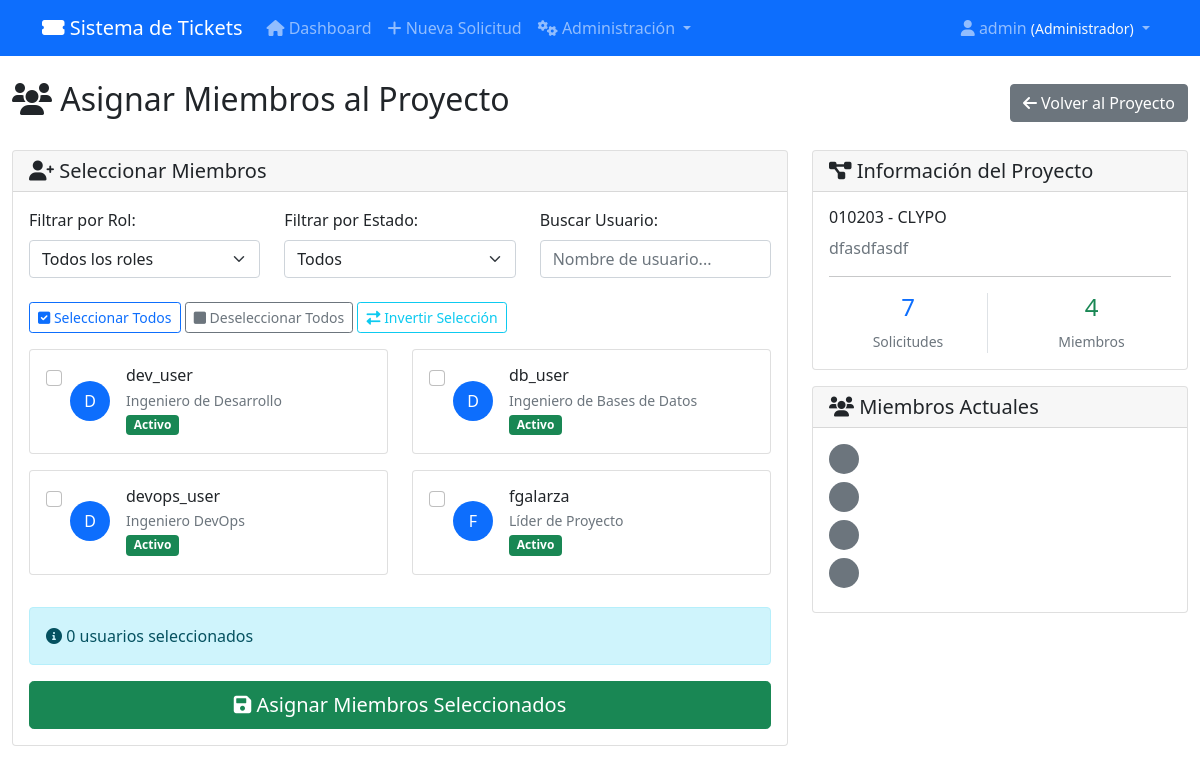
/proyectos/2/miembros/ (signed in), run on an earlier commit of the app's database.
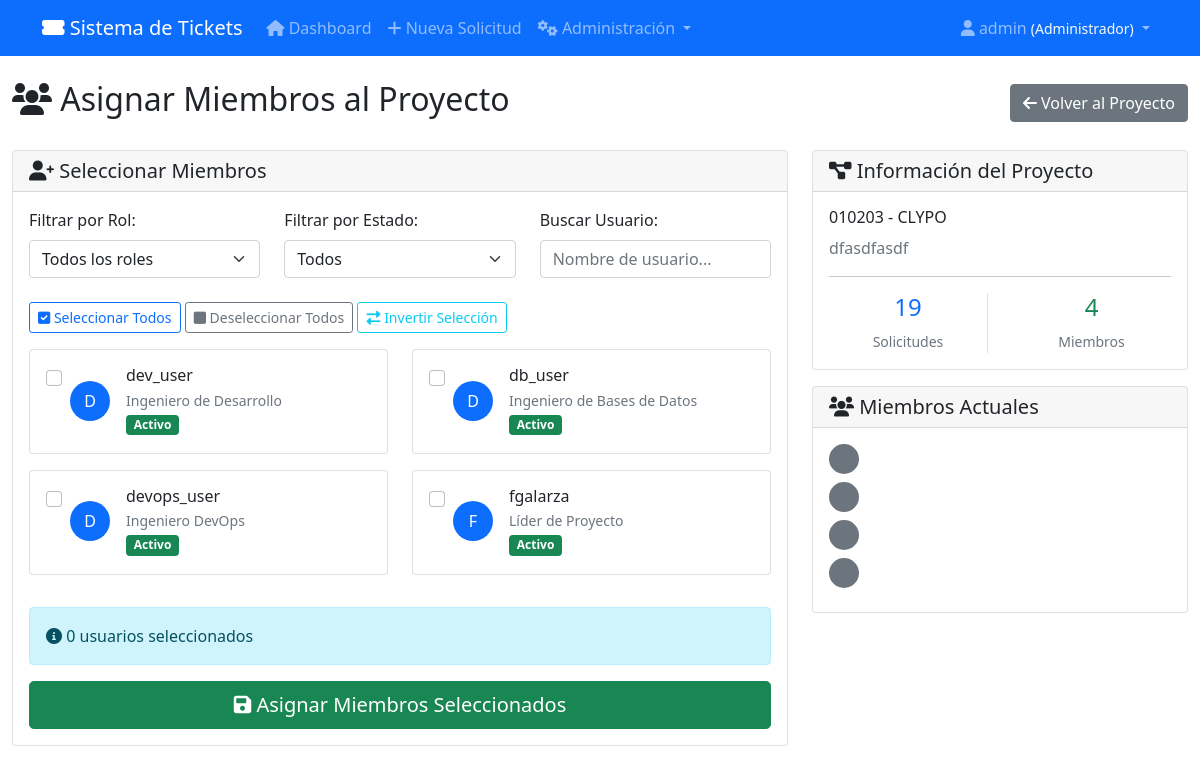
And on a later commit of the database.
### tickets/models.py (models this page shows, shortened)
class Proyecto(models.Model):
    nombre = models.CharField(max_length=100, unique=True, verbose_name="Nombre del Proyecto")
    codigo = models.CharField(max_length=20, unique=True, verbose_name="Código del Proyecto",
                             help_text="Código único para identificar el proyecto (ej: PROJ001)")
    descripcion = models.TextField(blank=True, verbose_name="Descripción")
    cliente = models.CharField(max_length=100, blank=True, verbose_name="Cliente")
    lider_proyecto = models.ForeignKey(User, on_delete=models.SET_NULL, null=True, blank=True,
                                      related_name='proyectos_liderados', verbose_name="Líder del Proyecto")
    base_datos_principal = models.CharField(max_length=100, blank=True, verbose_name="Base de Datos Principal")
    motor_bd = models.CharField(max_length=50, choices=[
        ('mysql', 'MySQL'),
        ('postgresql', 'PostgreSQL'),
        ('sqlserver', 'SQL Server'),
        ('oracle', 'Oracle'),
        ('sqlite', 'SQLite')
    ], default='mysql', verbose_name="Motor de Base de Datos")
    ESTADOS_PROYECTO = [
        ('activo', 'Activo'),
        ('en_pausa', 'En Pausa'),
        ('finalizado', 'Finalizado'),
        ('cancelado', 'Cancelado'),
    ]
    estado = models.CharField(max_length=20, choices=ESTADOS_PROYECTO, default='activo', verbose_name="Estado")
    fecha_inicio = models.DateField(null=True, blank=True, verbose_name="Fecha de Inicio")
    fecha_fin_estimada = models.DateField(null=True, blank=True, verbose_name="Fecha de Fin Estimada")
    fecha_creacion = models.DateTimeField(auto_now_add=True, verbose_name="Fecha de Creación")
    fecha_actualizacion = models.DateTimeField(auto_now=True, verbose_name="Última Actualización")
    configuraciones = models.JSONField(default=dict, blank=True, verbose_name="Configuraciones Adicionales",
                                     help_text="Configuraciones específicas del proyecto en formato JSON")
    activo = models.BooleanField(default=True, verbose_name="Activo")
    class Meta:
        verbose_name = "Proyecto"
        verbose_name_plural = "Proyectos"
        ordering = ['nombre']
    def get_solicitudes_total(self):
        return self.solicitudes.count()

### tickets/views.py (the view)
# urls.py: path('proyectos/<int:pk>/miembros/', views.asignar_miembros_proyecto, name='asignar_miembros_proyecto'),
@login_required
@user_passes_test(es_admin)
def asignar_miembros_proyecto(request, pk):
    proyecto = get_object_or_404(Proyecto, pk=pk)
    if request.method == 'POST':
        form = AsignarMiembrosProyectoForm(request.POST, proyecto=proyecto)
        if form.is_valid():
            for user_profile in UserProfile.objects.all():
                user_profile.proyectos_asignados.remove(proyecto)
            miembros_seleccionados = form.cleaned_data['miembros']
            for user in miembros_seleccionados:
                user.profile.proyectos_asignados.add(proyecto)
            messages.success(request, f'Miembros asignados al proyecto "{proyecto.nombre}" exitosamente.')
            return redirect('detalle_proyecto', pk=proyecto.pk)
    else:
        form = AsignarMiembrosProyectoForm(proyecto=proyecto)
    return render(request, 'tickets/admin/asignar_miembros.html', {
        'form': form,
        'proyecto': proyecto
    })

### tickets/forms.py
class AsignarMiembrosProyectoForm(forms.Form):
    miembros = forms.ModelMultipleChoiceField(
        queryset=User.objects.all(),
        widget=forms.CheckboxSelectMultiple(attrs={'class': 'form-check-input'}),
        required=False,
        label="Miembros del equipo"
    )
    def __init__(self, *args, **kwargs):
        proyecto = kwargs.pop('proyecto', None)
        super().__init__(*args, **kwargs)
        self.fields['miembros'].queryset = User.objects.filter(
            profile__activo=True,
            is_active=True
        ).exclude(profile__role='admin')  # Admin no necesita ser asignado
        if proyecto:
            miembros_actuales = User.objects.filter(profile__proyectos_asignados=proyecto)
            self.fields['miembros'].initial = miembros_actuales

### tickets/views.py (called while the page is built)
def es_admin(user):
    return user.is_authenticated and hasattr(user, 'profile') and user.profile.role == 'admin'

### templates/tickets/admin/asignar_miembros.html (shortened to what the changed rows need)
{% extends 'base.html' %}
{% block content %}
<div class="d-flex justify-content-between align-items-center mb-4">
    <h2><i class="fas fa-users"></i> Asignar Miembros al Proyecto</h2>
</div>
<div class="row">
    <div class="col-md-4">
        <div class="card mb-3">
            <div class="card-body">
                <h6>{{ proyecto.codigo }} - {{ proyecto.nombre }}</h6>
                <p class="text-muted">{{ proyecto.descripcion|default:"Sin descripción" }}</p>
                <hr>
                <div class="row text-center">
                    <div class="col-6">
                        <div class="border-end">
                            <h4 class="text-primary">{{ proyecto.get_solicitudes_total }}</h4>
                            <small class="text-muted">Solicitudes</small>
                        </div>
                    </div>
                    <div class="col-6">
                        <h4 class="text-success">{{ proyecto.miembros_equipo.count }}</h4>
                        <small class="text-muted">Miembros</small>
                    </div>
                </div>
            </div>
        </div>
    </div>
</div>
{% endblock %}

What changed in the data, as far as the page shows it:
changed Proyecto "CLYPO": get_solicitudes_total "7" → "19"
